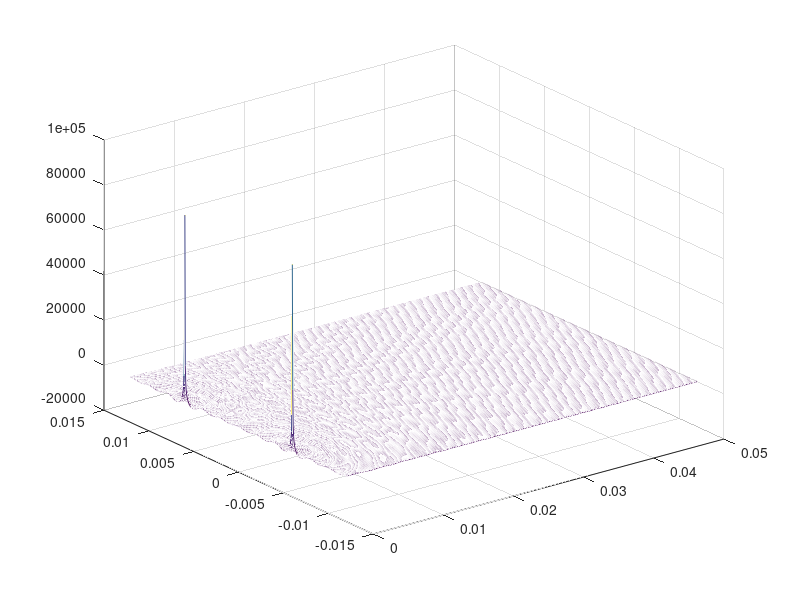

This chart was generated by the following MATLAB code:

 %Question 1, 2, 3
    lambda = 2.0e-3; % wavelength (8.0 mm)
    scrnDist = 5.0e-2; % distance to the screen (50 mm)
    scrnWdth = 2.4e-2; % width of the screen (+/- 12 mm)
    srcSepn = 1.2e-2;  %separation of source (1.2cm)
    xs = [0 , 0]; % x-coord of the source
    ys =  [ -srcSepn/2, srcSepn/2]; % y-coord of the source
    A = 1; % amplitude of the source
    N = 500;
    xd=linspace(0,scrnDist,N);
    yd=linspace(-scrnWdth/2,scrnWdth/2,N);
    [X0,Y0] = meshgrid(xd,yd);
    [X1,Y1] = meshgrid(xd-xs(1),yd-ys(1));
    [X2,Y2] = meshgrid(xd-xs(2),yd-ys(2));
    r1 = sqrt(X1.^2 + Y1.^2);
    r2 = sqrt(X2.^2 + Y2.^2);
    E0 = A*cos(2*pi*r1/lambda)./r1 + A*cos(2*pi*r2/lambda)./r2;
    mesh(X0,Y0,E0)
    %contour(X0,Y0,E0, 'ShowText','on')
